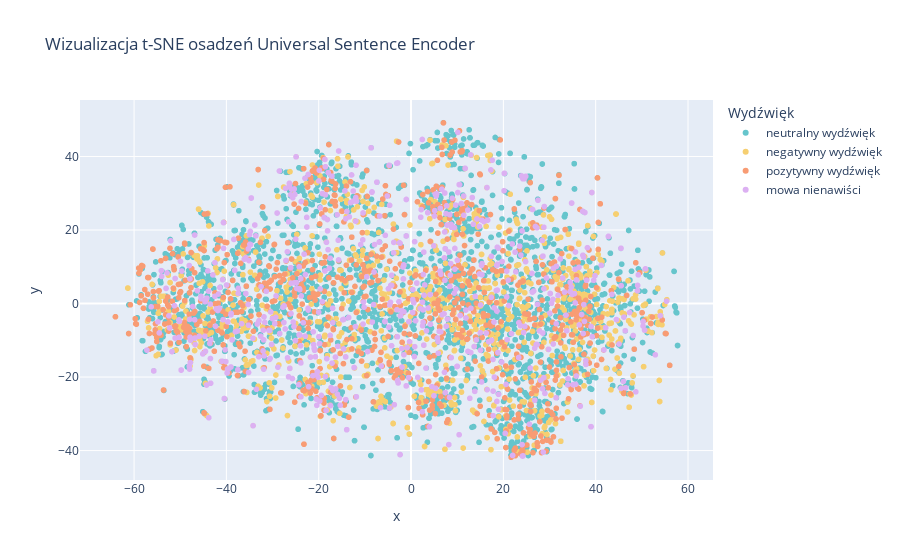

Here is the notebook cell this chart was saved with:
### Code cell
tsne_df = pd.DataFrame(tsne_results, columns=['x', 'y'])
tsne_df['label'] = data['label']

fig = px.scatter(tsne_df, x='x', y='y', color='label',
                 title='Wizualizacja t-SNE osadzeń Universal Sentence Encoder',
                 labels={'label': 'Wydźwięk'},
                 color_discrete_sequence=px.colors.qualitative.Pastel)

fig.show()

### Figure 1 — Plotly figure (JSON) as saved in the notebook; plotly's stock layout.template omitted (floating-point values rounded to 4 significant figures; data arrays with more than 128 entries replaced by an {"elided": "..."} marker saying what was removed)
{"data": [{"hovertemplate": "Wydźwięk=neutralny wydźwięk<br>x=%{x}<br>y=%{y}<extra></extra>", "legendgroup": "neutralny wydźwięk", "marker": {"color": "rgb(102, 197, 204)", "symbol": "circle"}, "mode": "markers", "name": "neutralny wydźwięk", "showlegend": true, "type": "scattergl", "x": {"elided": "2022 float values"}, "xaxis": "x", "y": {"elided": "2022 float values"}, "yaxis": "y"}, {"hovertemplate": "Wydźwięk=negatywny wydźwięk<br>x=%{x}<br>y=%{y}<extra></extra>", "legendgroup": "negatywny wydźwięk", "marker": {"color": "rgb(246, 207, 113)", "symbol": "circle"}, "mode": "markers", "name": "negatywny wydźwięk", "showlegend": true, "type": "scattergl", "x": {"elided": "920 float values"}, "xaxis": "x", "y": {"elided": "920 float values"}, "yaxis": "y"}, {"hovertemplate": "Wydźwięk=pozytywny wydźwięk<br>x=%{x}<br>y=%{y}<extra></extra>", "legendgroup": "pozytywny wydźwięk", "marker": {"color": "rgb(248, 156, 116)", "symbol": "circle"}, "mode": "markers", "name": "pozytywny wydźwięk", "showlegend": true, "type": "scattergl", "x": {"elided": "870 float values"}, "xaxis": "x", "y": {"elided": "870 float values"}, "yaxis": "y"}, {"hovertemplate": "Wydźwięk=mowa nienawiści<br>x=%{x}<br>y=%{y}<extra></extra>", "legendgroup": "mowa nienawiści", "marker": {"color": "rgb(220, 176, 242)", "symbol": "circle"}, "mode": "markers", "name": "mowa nienawiści", "showlegend": true, "type": "scattergl", "x": {"elided": "629 float values"}, "xaxis": "x", "y": {"elided": "629 float values"}, "yaxis": "y"}], "layout": {"legend": {"title": {"text": "Wydźwięk"}, "tracegroupgap": 0}, "title": {"text": "Wizualizacja t-SNE osadzeń Universal Sentence Encoder"}, "xaxis": {"anchor": "y", "domain": [0, 1], "title": {"text": "x"}}, "yaxis": {"anchor": "x", "domain": [0, 1], "title": {"text": "y"}}}}
